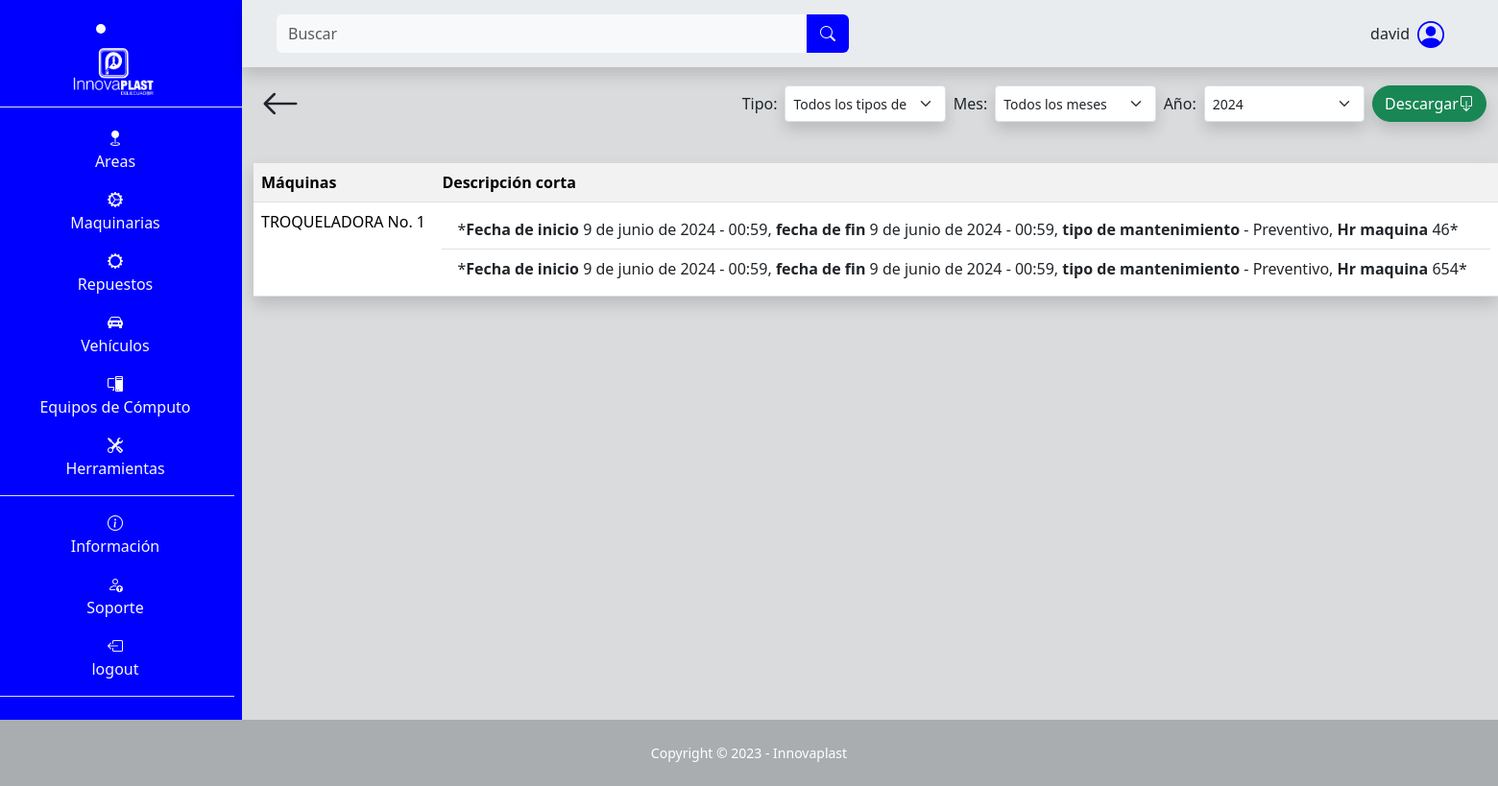
Page /maquina/tabla/ (signed in) on the committed database.
### SGE_maquina/models.py (models this page shows, shortened)
class Maquina(models.Model):
    nombre = models.CharField(max_length=100, null=False, blank=False)
    encargado = models.CharField(max_length=100, blank=False, null=False)
    teléfono_encargado = models.CharField(max_length=100, blank=False, null=False)
    descripción = models.TextField(max_length=500, null=False, blank=False)
    ubicación = models.CharField(max_length=100, null=False, blank=False)
    tipo_de_máquina = models.CharField(max_length=100, null=False, blank=False)
    número_de_serie_o_modelo = models.CharField(max_length=100, null=False, blank=False)
    proveedor = models.CharField(max_length=100, null=False, blank=False)
    costo_de_adquisición = models.IntegerField(blank=False, null=False)
    fecha_de_adquisición = models.DateField(default=date.today, blank=False, null=False)
    fecha_de_instalación = models.DateField(default=date.today, blank=False, null=False)
    estado_de_garantía = models.CharField(max_length=100, null=False, blank=False)
    consumo_de_energía = models.CharField(max_length=100, null=False, blank=False)
    horas_máquina_trabajada = models.IntegerField(blank=False, null=False, default=0)
    intervalo_mantenimiento = models.IntegerField(blank=False, null=False)
    fecha_ultimo_mantenimiento = models.DateField(default=date.today, blank=False, null=False)
    image = models.ImageField(upload_to="maquina/image", null=False, blank=False)

class MantenimientoMaquina(models.Model):
    maquina = models.ForeignKey(Maquina, on_delete=models.CASCADE)
    fecha_inicio = models.DateField(default=date.today)
    hora_inicio = models.TimeField(default=datetime.now().time())
    fecha = models.DateField(default=date.today)
    hora = models.TimeField(default=datetime.now().time())
    operador = models.CharField(max_length=100, blank=False, null=False, default="")
    tipo = models.ForeignKey(TipoMantenimientoMaquina, on_delete=models.CASCADE)
    hr_maquina = models.IntegerField(blank=False, null=False, default=0)
    partes_y_piezas = models.TextField(max_length=500, null=False, blank=False, default="")
    descripción = models.TextField(max_length=500, null=False, blank=False, default="")
    image = models.ImageField(upload_to="maquina/mantenimiento/image", null=False, blank=False, default=None)
    image2 = models.ImageField(upload_to="maquina/mantenimiento/image", null=False, blank=False, default=None)
    image3 = models.ImageField(upload_to="maquina/mantenimiento/image", null=False, blank=False, default=None)

class TipoMantenimientoMaquina(models.Model):
    tipo = models.CharField(max_length=100, blank=False, null=False)
    def __str__(self):
        return self.tipo

### SGE_maquina/views.py (the view)
# urls.py: path('tabla/', views.tabla_mantenimientos, name="area_tabla_mantenimientos"),
@login_required
def tabla_mantenimientos(request):
    maquinas = Maquina.objects.all()
    tipos_mantenimiento = TipoMantenimientoMaquina.objects.all()
    for maquina in maquinas:
        maquina.mantenimientos = maquina.mantenimientomaquina_set.all().order_by('-fecha', '-hora')
    context = {
        'maquinas': maquinas,
        'tipos_mantenimiento': tipos_mantenimiento,
    }
    return render(request, 'SGE_maquina/tablas.html', context)

### templates/SGE_maquina/tablas.html (shortened to what this page needs)
{% extends "layout/base.html" %}
{% block 'content' %}
<div class="container">
    <div class="d-flex p-2 justify-content-between">
        <a class="text-decoration-none text-dark" href="{% url "maquina" %}">
            <i class="bi bi-arrow-left fs-1"></i>
        </a>
        <form class="d-flex mt-auto mb-auto" action="{% url 'documento_general_mantenimientos_maquina' %}" method="get" style="max-height: 50px; min-width: 600px;">
          <label class="mt-auto mb-auto m-1" for="tipo_mantenimiento">Tipo:</label>
            <select class="form-select form-select-sm m-1 shadow" name="tipo_mantenimiento" id="tipo_mantenimiento">
                <option value="">Todos los tipos de mantenimiento</option>
            </select>
          <label class="mt-auto mb-auto m-1" for="mes">Mes:</label>
          <select class="form-select form-select-sm m-1 shadow" name="mes" id="mes">
            <option value="">Todos los meses</option>
          </select>
          <label class="mt-auto mb-auto m-1" for="anio">Año:</label>
          <select class="form-select form-select-sm m-1 shadow" name="anio" id="anio">
              <option value="2024">2024</option>
          </select>
          <button type="submit" value="Submit" class="btn btn-success d-flex m-1 shadow rounded-pill">Descargar  <i class="bi bi-box-arrow-down mt-auto mb-auto"></i></button>
        </form>
    </div>
    <table class="table table-striped mt-4 shadow">
      <tr>
        <th>Máquinas</th>
        <th>Descripción corta</th>
      </tr>
      {% for maquina in maquinas %}
      <tr>
        <td>{{ maquina.nombre }}</td>
        <td>
          <ul class="list-group list-group-flush">
            {% for mantenimiento in maquina.mantenimientos %}
            <li class="list-group-item">*<b>Fecha de inicio</b> {{ mantenimiento.fecha_inicio }} - {{ mantenimiento.hora_inicio }}, <b>fecha de fin</b> {{ mantenimiento.fecha }} - {{ mantenimiento.hora }}, <b>tipo de mantenimiento</b> - {{ mantenimiento.tipo }}, <b>Hr maquina</b> {{ mantenimiento.hr_maquina }}*</li>
            {% endfor %}
          </ul>
        </td>
      </tr>
      {% endfor %}
    </table>
</div>
{% endblock %}

### templates/layout/base.html (shortened to what this page needs)
{% load static %}
<!DOCTYPE html>
<html lang="es">
<head>
    <link rel="stylesheet" href="https://cdn.jsdelivr.net/npm/bootstrap-icons@1.10.3/font/bootstrap-icons.css">
    <link rel="stylesheet" href="{% static "css/bootstrap.css" %}">
    <link rel="stylesheet" href="{% static "css/style.css" %}">
</head>
<body class="" id="page-top">
    <main>
        <div class="row">
            {% if user.is_authenticated %}
            <div class="col-12 col-md-2 m-0 p-0 text-light text-center barra d-none d-md-block">
                <li class="nav-item active text-center fs-3 lista-menu m-2" style="transition: background-color 0.5s ease">
                    <a class="nav-link" href="{% url "index" %}">
                        <img src="{% static "images/Innovaplast.png" %}" alt="Innovaplast" style="max-height: 53px;">
                    </a>
                </li>
                <ul class="flex-column align-items-stretch p-2 border-top">
                    <li class="nav-item mt-1 pt-2 lista-menu text-center" style="transition: background-color 0.5s ease">
                        <a class="text-light text-decoration-none lista-menu" href="{% url "area" %}"><i class="bi bi-geo-fill"></i><p>Areas</p></a>
                    </li>
                    <li class="nav-item lista-menu" style="transition: background-color 0.5s ease">
                        <a class="text-light text-decoration-none lista-menu" href="{% url "maquina" %}"><i class="bi bi-gear-wide-connected"></i><p>Maquinarias</p></a>
                    </li>
                    <li class="nav-item lista-menu" style="transition: background-color 0.5s ease">
                        <a class="text-light text-decoration-none lista-menu" href="{% url "repuesto_maquina" %}"><i class="bi bi-gear-wide"></i><p>Repuestos</p></a>
                    </li>
                    <li class="nav-item lista-menu" style="transition: background-color 0.5s ease">
                        <a class="text-light text-decoration-none lista-menu" href="{% url "vehiculo" %}"><i class="bi bi-car-front-fill"></i><p>Vehículos</p></a>
                    </li>
                    <li class="nav-item lista-menu" style="transition: background-color 0.5s ease">
                        <a class="text-light text-decoration-none lista-menu" href="{% url "pc" %}"><i class="bi bi-pc-display"></i><p>Equipos de Cómputo</p></a>
                    </li>
                    <li class="nav-item border-bottom lista-menu" style="transition: background-color 0.5s ease">
                        <a class="text-light text-decoration-none lista-menu" href="{% url "herramienta" %}"><i class="bi bi-tools"></i><p>Herramientas</p></a>
                    </li>
                    <li class="nav-item pt-3 lista-menu" style="transition: background-color 0.5s ease">
                        <i class="bi bi-info-circle"></i><p>Información</p>
                    </li>
                    <li class="nav-item lista-menu" style="transition: background-color 0.5s ease">
                        <a class="text-light text-decoration-none lista-menu" href="{% url "soporte" %}">  <i class="bi bi-person-up"></i><p>Soporte</p></a>
                    </li>
                    {% if user.is_authenticated %}
                        <li class="nav-item lista-menu border-bottom" style="transition: background-color 0.5s ease">
                            <a class="text-light text-decoration-none lista-menu" href="{% url "logout" %}"><i class="bi bi-box-arrow-left"></i><p>logout</p></a>
                        </li>
                    {% else %}
                        <li class="nav-item lista-menu border-bottom" style="transition: background-color 0.5s ease">
                            <a class="text-light text-decoration-none lista-menu" href="{% url "login" %}"><i class="bi bi-box-arrow-right"></i><p>Login</p></a>
                        </li>
                    {% endif %}
                </ul>
            </div>
            {% endif %}
            <div class="col-12 col-md-10 m-0 p-0">
                {% if user.is_authenticated %}
                <nav class="row navbar bg-body-secondary p-2 m-0 shadow sticky-top navbar-expand-lg">
                        <div class="col-12 col-md-6 order-lg-first order-last">
                            <form class="d-flex form-inline mr-auto ml-md-3 my-2 my-md-0 ms-3 me-3 mw-100 navbar-search" role="search" action="" method='GET'>
                                <div class="input-group">
                                    <input class="form-control bg-light border-0 small" id="search-input" name="search" type="search" placeholder="Buscar" aria-label="Search">
                                    <div class="input-group-append">
                                        <button class="btn barra text-light rounded-0 rounded-end border-2" type="submit">
                                            <i class="bi bi-search"></i>
                                        </button>
                                    </div>
                                </div>
                            </form>
                        </div>
                        <div class="col-12 col-md-6">
                            <div class="me-5 d-flex justify-content-center justify-content-md-end align-items-center">
                                <p class="ms-5 mt-auto mb-auto">{{ user }}</p>
                                <i class="bi bi-person-circle fs-3 ms-2 icono-persona"></i>
                            </div>
                        </div>
                </nav>
                {% endif %}
                {% block 'content' %}{% endblock %}
            </div>
    </main>
    <footer class="footer">
        <div class="small text-center p-4 text-white">Copyright &copy; 2023 - Innovaplast</div>
    </footer>
</body>
</html>

### static/css/style.css (style rules this page uses)
:root { --color-primary: #2ea3f2; }
* { margin: 0; padding: 0; box-sizing: border-box; }
body { background-color: #d9dbdd; }
.barra { background-color: blue; }
ul { list-style-type: none; }
.icono-persona { color: blue; }
.footer { background-color: #aaadaf; }

### rows in the picture
Maquina: nombre "TROQUELADORA No. 1"
MantenimientoMaquina: fecha_inicio "9 de junio de 2024", hora_inicio "00:59", fecha "9 de junio de 2024", hora "00:59", tipo "Preventivo", hr_maquina "46"
MantenimientoMaquina: fecha_inicio "9 de junio de 2024", hora_inicio "00:59", fecha "9 de junio de 2024", hora "00:59", tipo "Preventivo", hr_maquina "654"

### other values in the picture
{{ user }} "david"
